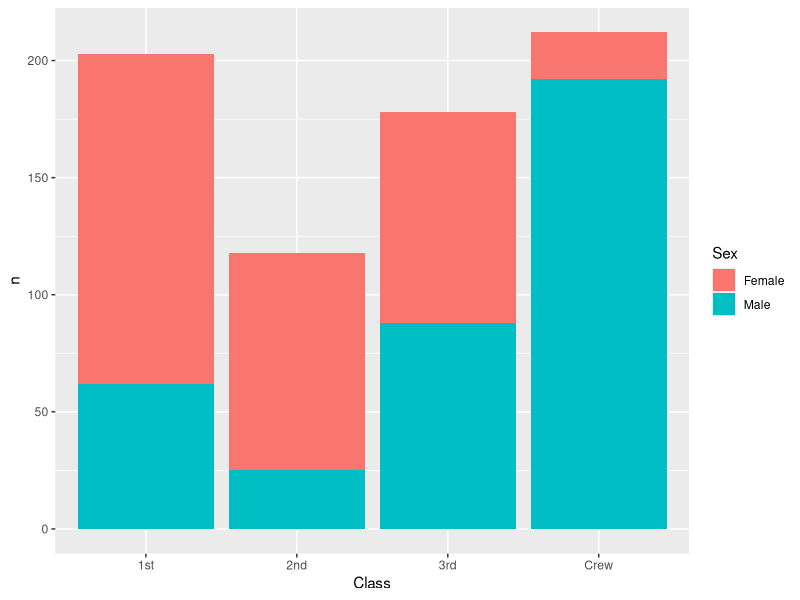
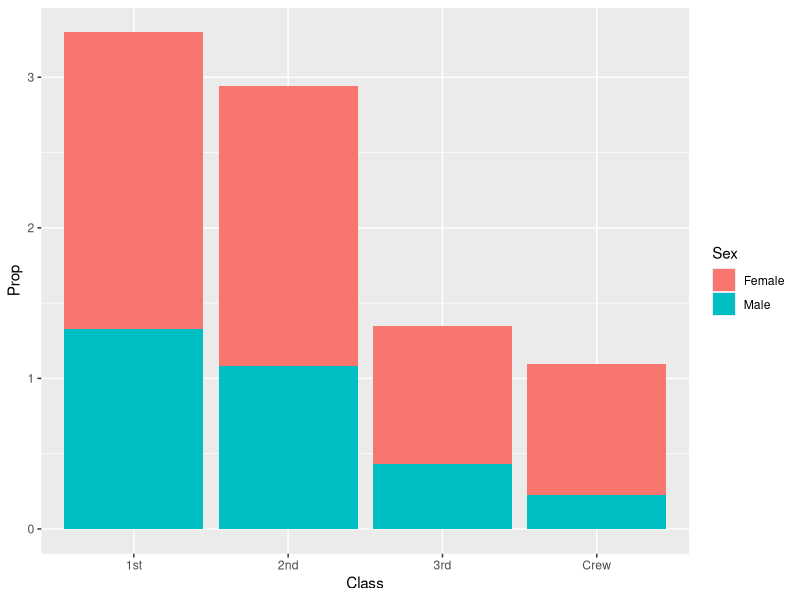
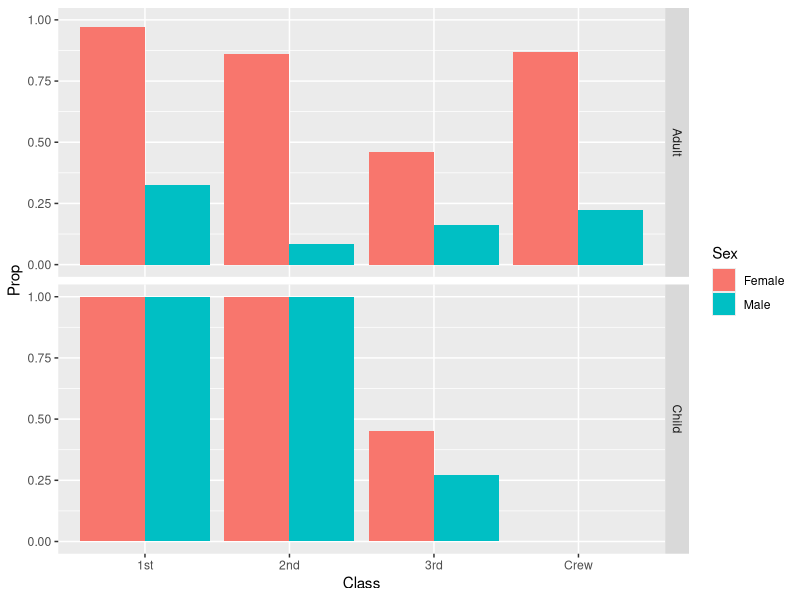

These charts were generated, in order, by the following R code:
## ---- chunk 1
library(tidyverse)

df_titanic <- as_tibble(Titanic)
## ---- chunk 2
## TASK: Perform a `glimpse` of df_titanic
glimpse(df_titanic)
## ---- chunk 3
## NOTE: No need to edit! We'll cover how to
## do this calculation in a later exercise.
df_titanic %>% 
  summarize(total = sum(n))
## ---- chunk 4
## TASK: Visualize counts against `Class` and `Sex`
df_titanic %>%
  filter(Survived == "Yes") %>%
  ggplot() +
  geom_col(
    aes(
      x = Class,
      y = n,
      fill = Sex
    )
  )
## ---- chunk 5
## NOTE: No need to edit! We'll cover how to
## do this calculation in a later exercise.
df_prop <-
  df_titanic %>%
  group_by(Class, Sex, Age) %>%
  mutate(
    Total = sum(n),
    Prop = n / Total
  ) %>%
  ungroup()
df_prop
## ---- chunk 6
df_prop %>%
  filter(Survived == "Yes") %>%
  ggplot() +
  geom_col(
    aes(
      x = Class,
      y = Prop,
      fill = Sex
    )
  )
## ---- chunk 7
df_prop %>%
  filter(Survived == "Yes") %>%
  ggplot() +
  geom_col(
    aes(
      x = Class,
      y = Prop,
      fill = Sex
    ),
    position = "dodge"
  ) +
  facet_grid(Age ~ .)
